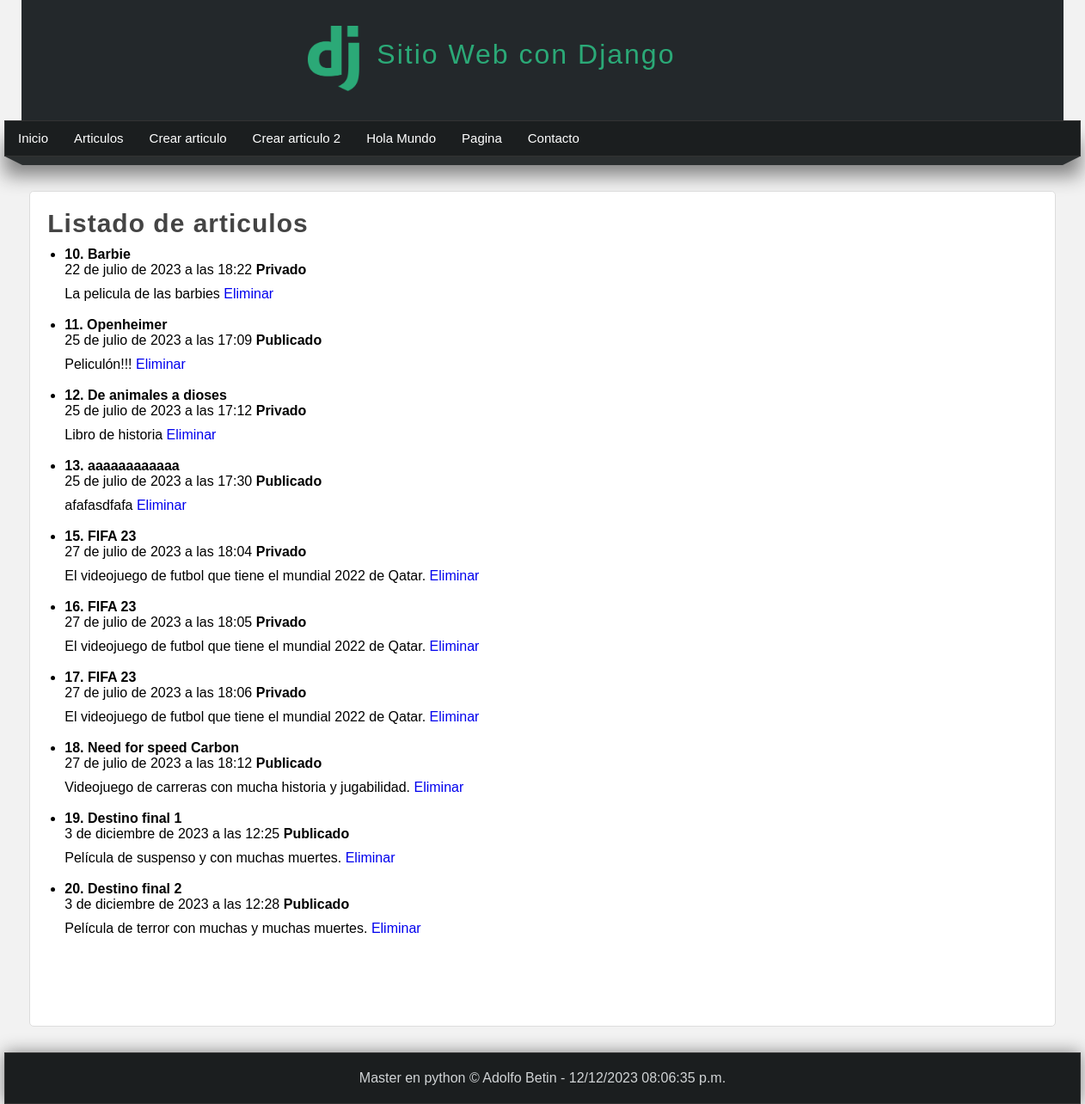
Before: /articulos/ with the older database file.
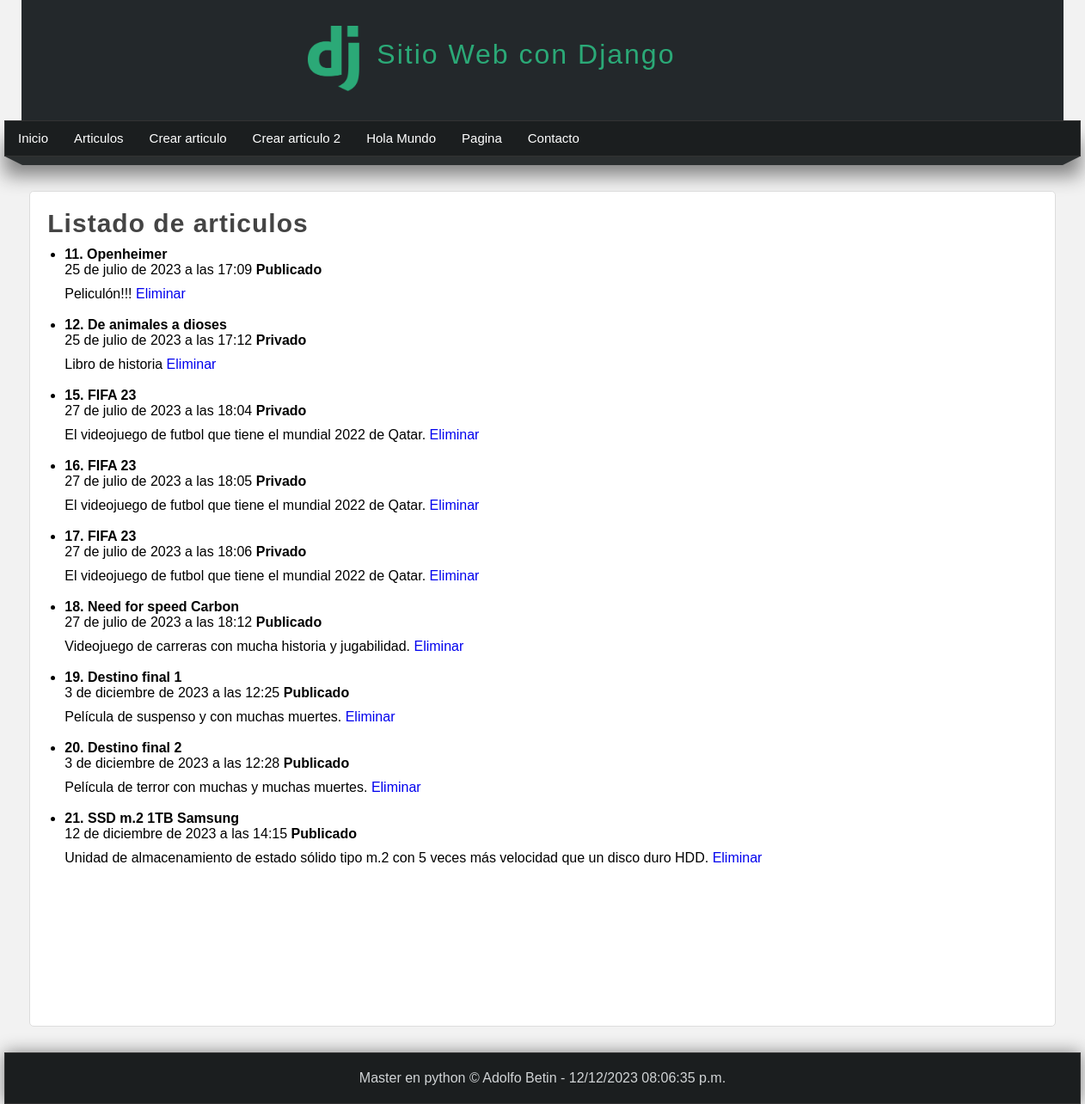
After: the same page with the newer database file.
### miapp/models.py (models this page shows)
class Article(models.Model):
    title = models.CharField(max_length=150)
    content = models.TextField()
    image = models.ImageField(default='null')
    public = models.BooleanField()
    created_at = models.DateTimeField(auto_now_add=True)
    updated_at = models.DateTimeField(auto_now = True)

### miapp/views.py (the view)
# urls.py: path('articulos/',views.articulos, name='articulos'),
def articulos(request):
    articulos = Article.objects.all()
    return render(request, 'articulos.html', {'articulos': articulos})

### miapp/templates/articulos.html (shortened to what this page needs)
{% extends 'layout.html' %}
{% block content %}
<h1 class="title">Listado de articulos</h1>
    <ul>
        {% for articulo in articulos %}
            <li>
                <h4>{{articulo.id}}. {{articulo.title}}</h4>
                <spand>{{ articulo.created_at }}</spand>
                {% if articulo.public %}
                    <strong>Publicado</strong>
                {% else %}
                    <strong>Privado</strong>
                {%  endif  %}
                <p>
                    {{articulo.content}} <a href="{% url 'borrar' id=articulo.id %}">Eliminar</a>
                </p>
                <br/>
            </li>
        {% endfor %}
    </ul>
{% endblock %}

### miapp/templates/layout.html (shortened to what this page needs)
{% load static %}
<!DOCTYPE html>
<html lang="es">
<head>
    <link rel="stylesheet" type="text/css" href="{% static 'css/styles.css' %}"/>
</head>
<body>
    <header>
        <div id="logotipo">
            <img src="{% static 'images/logo.png' %}" />
            <h1>Sitio Web con Django</h1>
        </div>
    </header>
    <nav>
        <ul>
            <li>
                <a href="/inicio">Inicio</a>
            </li>
            <li>
                <a href="{% url 'articulos' %}">Articulos</a>
            </li>
            <li>
                <a href="/create-article">Crear articulo</a>
            </li>
            <li>
                <a href="{% url 'create_full' %}">Crear articulo 2</a>
            </li>
            <li>
                <a href="/hola-mundo">Hola Mundo</a>
            </li>
            <li>
                <a href="/pagina">Pagina</a>
            </li>
            <li>
                <a href="/contacto">Contacto</a>
            </li>
        </ul>
    </nav>
   <div class="barra">
        <span class="esquina-izquierda"></span>
        <span class="relleno-barra"></span>
        <span class="esquina-derecha"></span>
   </div>
    <div id="content">
        <div class="box">
            {% block content %}{% endblock %}
        </div>
    </div>
    <footer>
        Master en python &copy; Adolfo Betin - {%now "d/m/Y h:i:s a"%}
    </footer>
</body>
</html>

### miapp/static/css/styles.css (style rules this page uses)
* { margin: 0px; padding: 0px; font-family: sans-serif; text-decoration: none; }
body { background-color: #f2f2f2; }
header { width: 1212px; height: 140px; background-color: #23282b; margin: 0px auto; }
#logotipo { width: 45%; height: 130px; margin: 0 auto; padding-top: 10px; }
#logotipo img { display: block; width: 60px; float: left; margin-top: 20px; }
#logotipo h1 { display: block; float: left; margin-top: 35px; margin-left: 20px; letter-spacing: 2px; font-weight: lighter; color: #2ba977; }
nav { width: 1250px; height: 40px; background-color: #1b1e1f; border: 1px solid #333333; margin: 0 auto; box-shadow: 0px 22px 22px gray; font-size: 15px; }
nav ul { list-style: none; text-decoration: none; }
nav ul li { line-height: 40px; float: left; }
nav ul li a { display: block; padding-left: 15px; padding-right: 15px; color: white; }
.barra { width: 1250px; margin: 0 auto; margin-bottom: 40px; }
.esquina-izquierda { display: block; border-left: 20px solid transparent; border-top: 10px solid #2B2F30; float: left; }
.esquina-derecha { display: block; border-right: 20px solid transparent; border-top: 10px solid #2B2F30; float: right; }
.relleno-barra { display: block; width: 1210px; background-color: #2B2F30; height: 10px; float: left; }
#content { width: 1212px; min-height: 930px; margin: 0 auto; margin-bottom: 30px; margin-top: 40px; }
.box p,.box h2,.box h3,.box ul { margin-top: 10px; margin-top: 10px; }
.box ul,.box ol { margin-left: 20px; }
.box { background: white; width: 95%; min-height: 930px; padding: 20px; border: 1px solid #ddd; border-radius: 5px; margin: 0 auto; }
.title { color: #444; letter-spacing: 1px; font-size: 30px; margin-bottom: 10px; }
footer { width: 1250px; background-color: #1b1e1f; border: 1px solid #333; color: #d1d4d6; text-align: center; margin: 0 auto; padding-top: 20px; padding-bottom: 20px; box-shadow: 0px 0px 20px gray; }

Changed rows visible on the page:
removed Article: id "10", title "Barbie", created_at "22 de julio de 2023 a las 18:22", public "Privado", content "La pelicula de las barbies"
removed Article: id "13", title "aaaaaaaaaaaa", created_at "25 de julio de 2023 a las 17:30", public "Publicado", content "afafasdfafa"
added Article: id "21", title "SSD m.2 1TB Samsung", created_at "12 de diciembre de 2023 a las 14:15", public "Publicado", content "Unidad de almacenamiento de estado sólido tipo m.2 con 5 veces más velocidad que un disco duro HDD."
